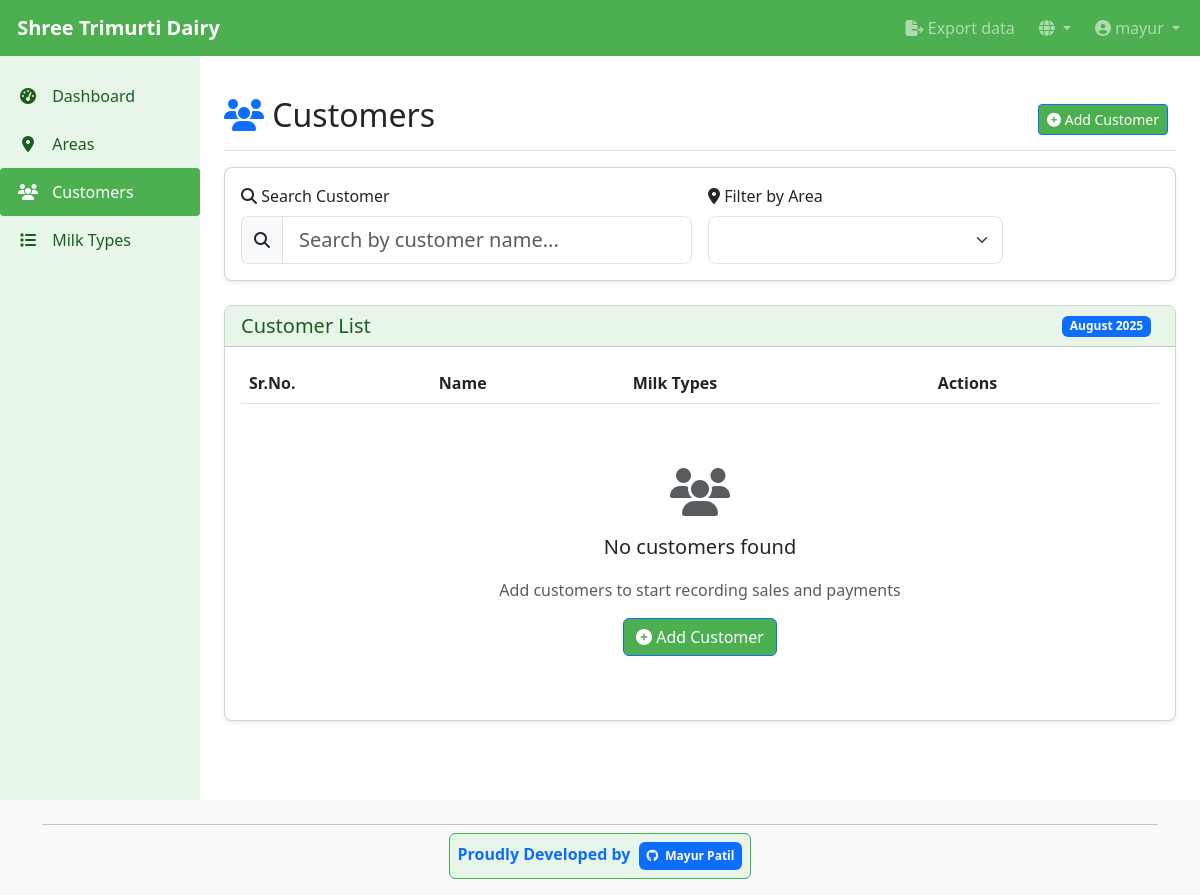
Page /en/dairy/customers/?area=5 (signed in) on the earlier database version.
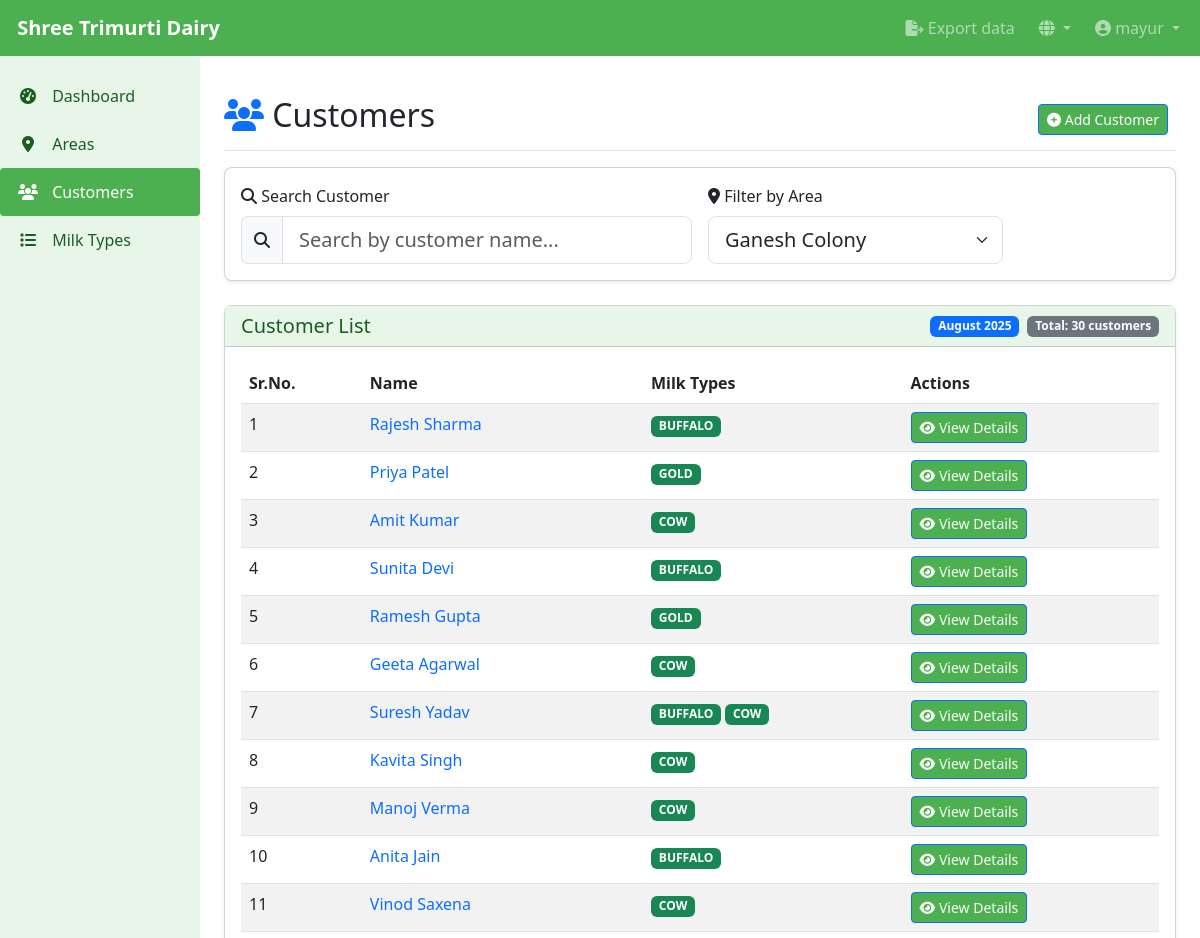
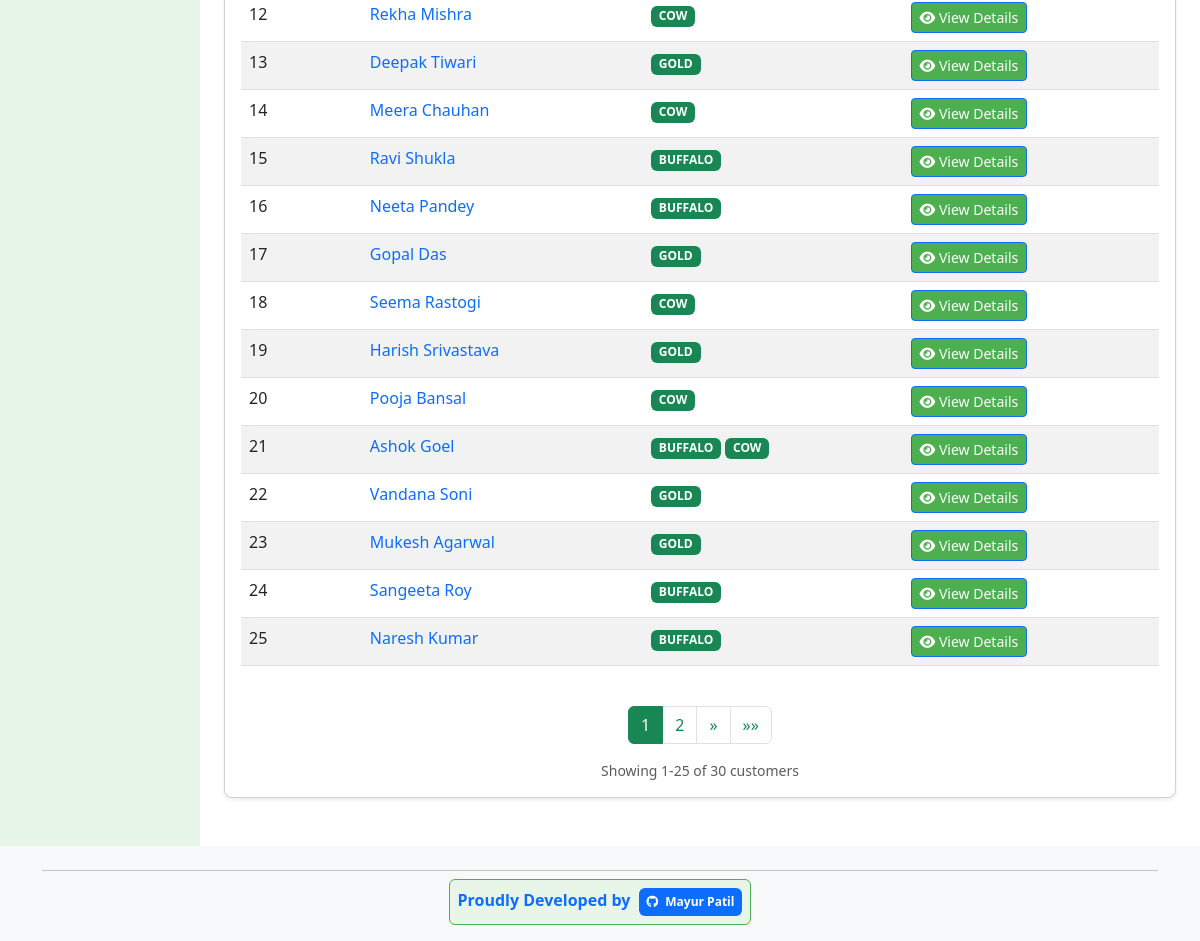
Same page on the later database version (2 pictures, top to bottom).
### dairy_app/models.py (models this page shows, shortened)
class Customer(models.Model):
    user = models.ForeignKey(User, on_delete=models.CASCADE, related_name='customers')
    name = models.CharField(max_length=200)
    address = models.TextField(blank=True, null=True)
    phone = models.CharField(max_length=20, blank=True, null=True)
    milk_types = models.ManyToManyField(MilkType, related_name='customers')
    area = models.ForeignKey(Area, on_delete=models.SET_NULL, null=True, blank=True, related_name='customers')
    date_joined = models.DateTimeField(auto_now_add=True)
    delivery_order = models.PositiveIntegerField(default=0, help_text=_('Order for delivery route within area'))
    class Meta:
        ordering = ['area', 'delivery_order', 'name']

class MilkType(models.Model):
    name = models.CharField(max_length=100)
    rate_per_liter = models.DecimalField(max_digits=10, decimal_places=2, help_text=_('Rate in Rs per liter'))
    class Meta:
        ordering = ['name']

### dairy_app/views.py (the view, shortened to what this page needs)
# urls.py: path('customers/', views.CustomerListView.as_view(), name='customer_list'),
class CustomerListView(LoginRequiredMixin, ListView):
    model = Customer
    template_name = 'dairy_app/customer_list.html'
    context_object_name = 'customers'
    paginate_by = 25  # Show 25 customers per page
    def get_queryset(self):
        queryset = Customer.objects.all()
        area_id = self.request.GET.get('area')
        area_filtered = False
        if area_id:
            try:
                queryset = queryset.filter(area_id=area_id)
                area_filtered = True
            except ValueError:
                pass
        search_query = self.request.GET.get('search', '').strip()
        if search_query:
            queryset = queryset.filter(name__icontains=search_query)
        if area_filtered:
            return queryset.order_by('delivery_order', 'date_joined')  # Milk distribution route order
        else:
            return queryset.order_by('name')  # Alphabetical for general browsing
    def get_context_data(self, **kwargs):
        context = super().get_context_data(**kwargs)
        today = timezone.now().date()
        search_query = self.request.GET.get('search', '').strip()
        if search_query:
            for customer in context['customers']:
                customer.highlighted_name = self.highlight_text(customer.name, search_query)
        if self.request.user.is_superuser:
            areas = Area.objects.all()
        else:
            areas = Area.objects.filter(user=self.request.user)
        context['areas'] = areas
        area_id = self.request.GET.get('area')
        if area_id:
            try:
                context['selected_area'] = int(area_id)
            except ValueError:
                pass
        page_obj = context['page_obj']
        paginator = context['paginator']
        page_range = list(paginator.get_elided_page_range(page_obj.number, on_each_side=2, on_ends=1))
        context.update({
            'search_query': search_query,
            'current_month': today.strftime('%B %Y'),
            'page_range': page_range,
            'total_customers': paginator.count
        })
        return context
    def get(self, request, *args, **kwargs):
        is_ajax = (request.headers.get('X-Requested-With') == 'XMLHttpRequest' and
                  request.GET.get('ajax_search') == 'true')
        return super().get(request, *args, **kwargs)

### dairy_app/templates/dairy_app/customer_list.html (shortened to what the changed rows need)
{% extends 'base.html' %}
{% load dict_filters %}
{% load i18n %}
{% block content %}
<div class="d-flex justify-content-between flex-wrap flex-md-nowrap align-items-center pt-3 pb-2 mb-3 border-bottom">
    <h1 class="h2"><i class="fas fa-users text-primary"></i> {% trans "Customers" %}</h1>
</div>
<div class="card mb-4">
    <div class="card-body">
        <div class="row g-3 align-items-end">
            <div class="col-md-4">
                <label for="areaFilter" class="form-label"><i class="fas fa-map-marker-alt"></i> {% trans "Filter by Area" %}</label>
                <select id="areaFilter" class="form-select form-select-lg">
                    {% for area in areas %}
                    <option value="{{ area.id }}" {% if selected_area == area.id %}selected{% endif %}>{{ area.name }}</option>
                    {% endfor %}
                </select>
            </div>
        </div>
    </div>
</div>
<div class="card">
    <div class="card-header">
        <div class="d-flex justify-content-between align-items-center">
            <div class="d-flex align-items-center">
                <span class="badge bg-primary me-2">{{ current_month }}</span>
                {% if total_customers %}
                <span class="badge bg-secondary">{% trans "Total" %}: {{ total_customers }} {% trans "customers" %}</span>
                {% endif %}
            </div>
        </div>
    </div>
    <div class="card-body">
        <div class="table-responsive">
            <table class="table table-striped table-hover">
                <thead>
                    <tr>
                        <th>{% trans "Sr.No." %}</th>
                        <th>{% trans "Name" %}</th>
                        <th>{% trans "Milk Types" %}</th>
                        <th>{% trans "Actions" %}</th>
                    </tr>
                </thead>
                <tbody id="customerTableBody">
                    {% for customer in customers %}
                    <tr>
                        <td>{{ forloop.counter }}</td>
                        <td>
                            <a href="{% url 'customer_detail' customer.id %}" class="text-decoration-none">
                            {% if search_query and customer.highlighted_name %}
                                {{ customer.highlighted_name|safe }}
                            {% else %}
                                {{ customer.name }}
                            {% endif %}
                            </a>
                        </td>
                        <td>
                            {% for milk_type in customer.milk_types.all %}
                            <span class="badge bg-success">{{ milk_type.name }}</span>
                            {% empty %}
                            <span class="badge bg-light text-dark">{% trans "None" %}</span>
                            {% endfor %}
                        </td>
                        <td>
                            <div class="btn-group btn-group-sm">
                                <a href="{% url 'customer_detail' customer.id %}" class="btn btn-primary">
                                    <i class="fas fa-eye"></i> {% trans "View Details" %}
                                </a>
                            </div>
                        </td>
                    </tr>
                    {% endfor %}
                </tbody>
            </table>
        </div>
        {% if is_paginated %}
        <div class="d-flex justify-content-center mt-4">
            <nav aria-label="Customer pagination">
                <ul class="pagination pagination-ajax">
                    {% for page_num in page_range %}
                        {% if page_num == "..." %}
                            <li class="page-item disabled"><span class="page-link">...</span></li>
                        {% else %}
                            <li class="page-item {% if page_obj.number == page_num %}active{% endif %}">
                                <a class="page-link" href="?page={{ page_num }}{% if search_query %}&search={{ search_query }}{% endif %}{% if selected_area %}&area={{ selected_area }}{% endif %}">{{ page_num }}</a>
                            </li>
                        {% endif %}
                    {% endfor %}
                    {% if page_obj.has_next %}
                    <li class="page-item">
                        <a class="page-link" href="?page={{ page_obj.next_page_number }}{% if search_query %}&search={{ search_query }}{% endif %}{% if selected_area %}&area={{ selected_area }}{% endif %}" aria-label="Next">
                            <span aria-hidden="true">&raquo;</span>
                        </a>
                    </li>
                    <li class="page-item">
                        <a class="page-link" href="?page={{ paginator.num_pages }}{% if search_query %}&search={{ search_query }}{% endif %}{% if selected_area %}&area={{ selected_area }}{% endif %}" aria-label="Last">
                            <span aria-hidden="true">&raquo;&raquo;</span>
                        </a>
                    </li>
                    {% endif %}
                </ul>
            </nav>
        </div>
        <div class="text-center text-muted small">
            {% trans "Showing" %} {{ page_obj.start_index }}-{{ page_obj.end_index }} {% trans "of" %} {{ paginator.count }} {% trans "customers" %}
        </div>
        {% endif %}
        {% if not customers %}
        <div class="text-center py-5">
            <i class="fas fa-users fa-3x text-muted mb-3"></i>
            <p class="lead">{% trans "No customers found" %}</p>
            <p class="text-muted">{% trans "Add customers to start recording sales and payments" %}</p>
            <a href="{% url 'customer_add' %}" class="btn btn-primary">
                <i class="fas fa-plus-circle"></i> {% trans "Add Customer" %}
            </a>
        </div>
        {% endif %}
    </div>
</div>
{% endblock %}

Differences in the rows shown:
added Customer: name "Rajesh Sharma"
now on this page (row unchanged): MilkType: name "BUFFALO"
added Customer: name "Priya Patel"
now on this page (row unchanged): MilkType: name "GOLD"
added Customer: name "Amit Kumar"
now on this page (row unchanged): MilkType: name "COW"
added Customer: name "Sunita Devi"
added Customer: name "Ramesh Gupta"
added Customer: name "Geeta Agarwal"
added Customer: name "Suresh Yadav"
added Customer: name "Kavita Singh"
added Customer: name "Manoj Verma"
added Customer: name "Anita Jain"
added Customer: name "Vinod Saxena"
added Customer: name "Rekha Mishra"
added Customer: name "Deepak Tiwari"
added Customer: name "Meera Chauhan"
added Customer: name "Ravi Shukla"
added Customer: name "Neeta Pandey"
added Customer: name "Gopal Das"
added Customer: name "Seema Rastogi"
added Customer: name "Harish Srivastava"
added Customer: name "Pooja Bansal"
added Customer: name "Ashok Goel"
added Customer: name "Vandana Soni"
added Customer: name "Mukesh Agarwal"
added Customer: name "Sangeeta Roy"
added Customer: name "Naresh Kumar"
Other differences:
form field value: (not shown) → "Ganesh Colony"
{{ total_customers }}: (not shown) → "30"
{{ page_obj.start_index }}: (not shown) → "1"
{{ page_obj.end_index }}: (not shown) → "25"
{{ paginator.count }}: (not shown) → "30"
text no longer shown: "No customers found Add customers to start recording sales and payments Add Customer"
text now shown: "Total : customers » »» Showing - of customers"
new list line: "1"
new list line: "2"
